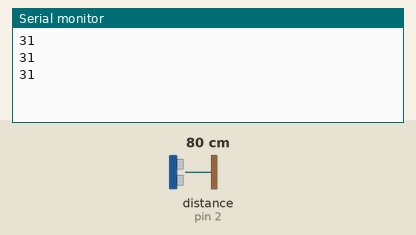
Bench run of a sketch on a simulated Arduino Uno, built with avr-gcc and run on an emulated ATmega328P. Shown: the last lines printed to the serial monitor. Wiring (inferred from the names in the program): ultrasonic range finder: trigger pin 3; echo pin 2. Inputs (shaded band) come from the test bench; at power-on: distance to the obstacle (sensor on pin 2) 80 cm. The echo pulse lasts 58.3 µs per cm.

Above: at 1.3 s.
1.4 s: distance to the obstacle (sensor on pin 2) set to 2 cm
At 1.9 s:
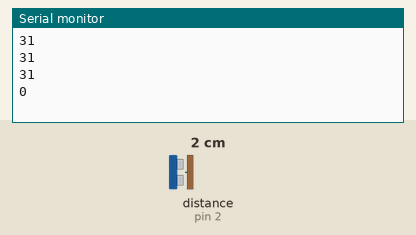
2.9 s: distance to the obstacle (sensor on pin 2) set to 4 cm
At 3.4 s:
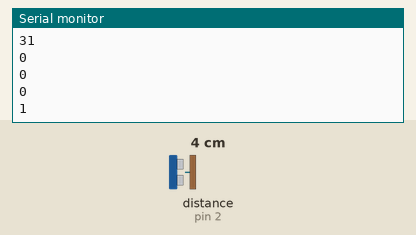
Timing chart, 0 to 5.9 s (numbered marks = the images above; inputs shaded):
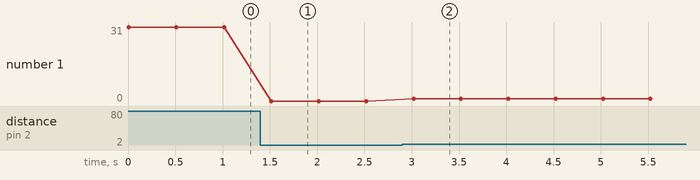

The sketch:

22-03-2024_Simple_Sonar_Reading.ino
```cpp
#define frontSonarTrig 3
#define frontSonarEcho 2

void setup() {
  // put your setup code here, to run once:

}

void loop() {
  Serial.begin(9600);
  pinMode(frontSonarTrig, OUTPUT);
  pinMode(frontSonarEcho, INPUT);
  // put your main code here, to run repeatedly:
  Serial.println(frontDistance());
  delay(500);

}


int frontDistance()
{
  digitalWrite(frontSonarTrig, LOW); //Extra pin number 14
  delayMicroseconds(2);
  // Sets the trigPin on HIGH state for 10 micro seconds
  digitalWrite(frontSonarTrig, HIGH);
  delayMicroseconds(10);
  digitalWrite(frontSonarTrig, LOW);
 long duration = pulseIn(frontSonarEcho, HIGH); // Reads the echoPin, returns the sound wave travel time in microseconds

  return duration*0.0068; //returns distance in inch.
}
```

Measured:
- after the input at 1.4 s, the serial monitor: prints a new line after 0.12 s (image 1)
- after the input at 2.9 s, the serial monitor: prints a new line after 0.12 s (image 2)
- plotted number 1: 31 → 0 after the input at 1.4 s, 0 → 1 after the input at 2.9 s
